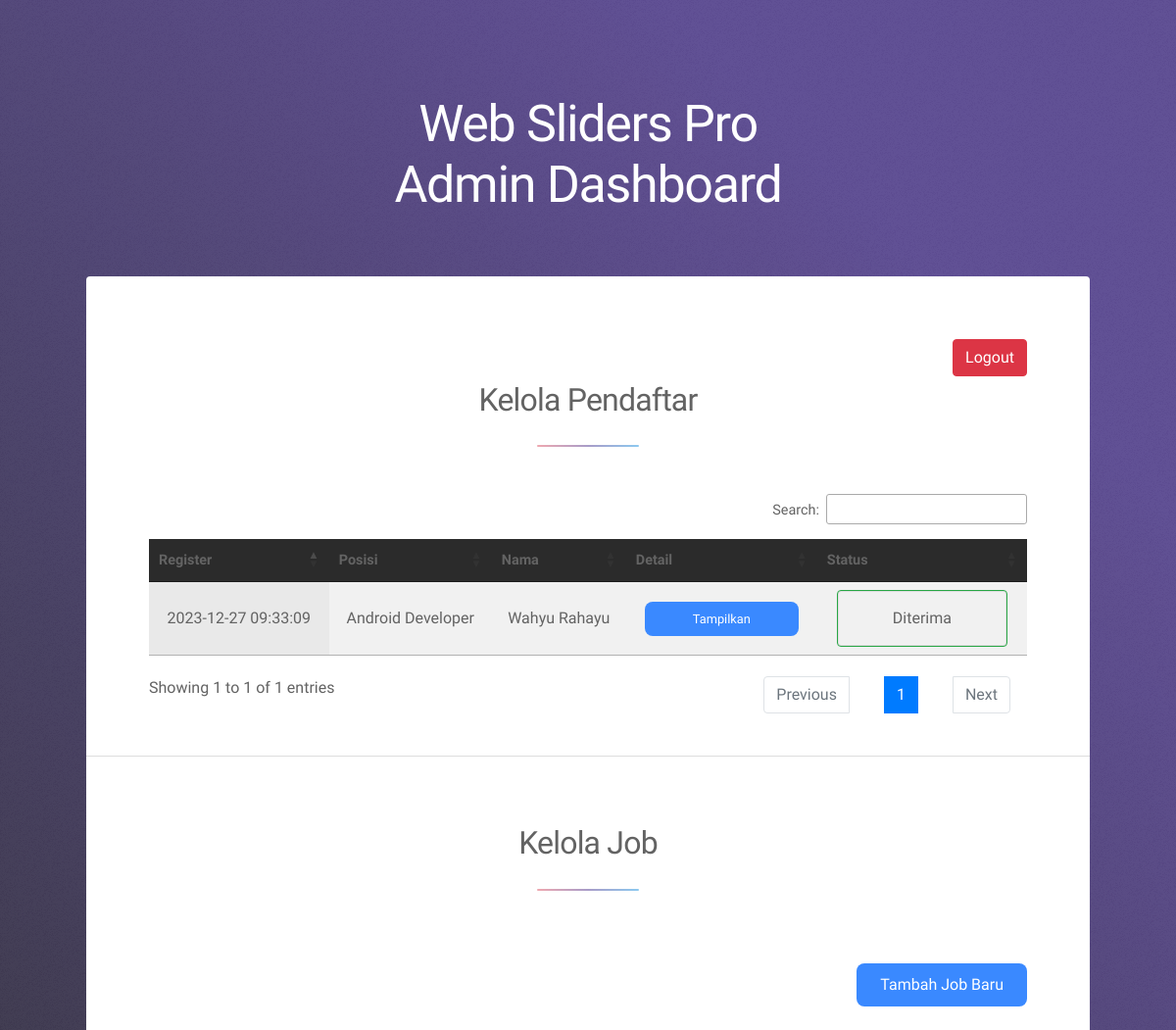
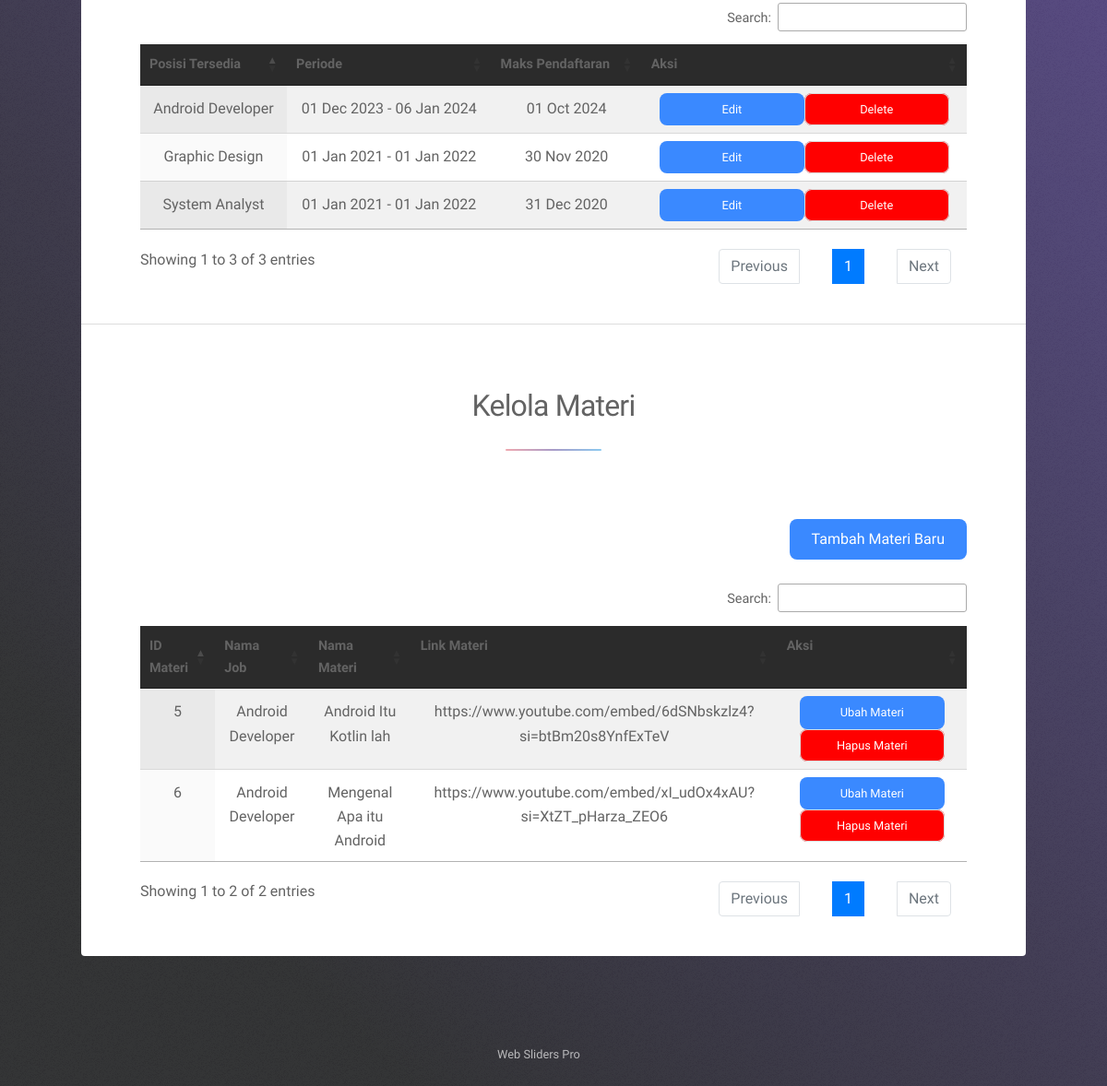
/admin.php (signed in), run on the app's committed database (2 pictures, top to bottom).
### tables this page shows
CREATE TABLE `registrant` (
  `idreg` int(11) NOT NULL,
  `idjob` int(11) NOT NULL,
  `iduser` int(11) NOT NULL,
  `name` varchar(50) NOT NULL,
  `gender` varchar(10) NOT NULL,
  `dob` date NOT NULL,
  `alamat` text NOT NULL,
  `email` varchar(30) NOT NULL,
  `telepon` varchar(15) NOT NULL,
  `motivational` text NOT NULL,
  `linkedin` varchar(30) NOT NULL,
  `portfolio` varchar(30) NOT NULL,
  `date` timestamp NOT NULL DEFAULT current_timestamp(),
  `is_approved` tinyint(1) NOT NULL
);

CREATE TABLE `job` (
  `id` int(11) NOT NULL,
  `jobname` varchar(30) NOT NULL,
  `jobdesc` text NOT NULL,
  `jobstart` date NOT NULL,
  `jobend` date NOT NULL,
  `registerend` date NOT NULL,
  `jobadded` timestamp NOT NULL DEFAULT current_timestamp(),
  `jobloc` text NOT NULL,
  `workingtype` varchar(3) NOT NULL
);

CREATE TABLE `materi` (
  `id_materi` int(11) NOT NULL,
  `id_job` int(11) NOT NULL,
  `nama_materi` varchar(255) NOT NULL,
  `link_materi` varchar(255) NOT NULL
);

### admin.php (the view, shortened to what this page needs)
<?php
require 'backend/koneksi.php';
?>
<!DOCTYPE html>
<html lang="en">
<head>
    <link rel="stylesheet" type="text/css" href="https://cdn.datatables.net/1.10.19/css/jquery.dataTables.min.css">
    <link rel="stylesheet" type="text/css" href="https://cdn.datatables.net/1.10.19/css/jquery.dataTables.css">
    <link rel="stylesheet" type="text/css" href="https://cdn.datatables.net/1.10.18/css/dataTables.bootstrap4.min.css">
    <link rel="stylesheet" type="text/css" href="https://cdn.datatables.net/responsive/2.2.3/css/responsive.bootstrap.min.css">
    <link rel="stylesheet" type="text/css" href="https://cdn.datatables.net/responsive/2.2.3/css/responsive.jqueryui.min.css">
    <link rel="stylesheet" type="text/css" href="https://cdn.datatables.net/buttons/1.5.2/css/buttons.dataTables.min.css">
    <link rel="stylesheet" href="css/bootstrap.min.css">
    <link rel="stylesheet" href="css/style.css">
    <link rel="stylesheet" href="assets/css/main.css" />
</head>
<body class="is-preload">
    <div id="wrapper">
        <header id="header" class="alt">
            <h1>Web Sliders Pro<br> Admin Dashboard</h1>
        </header>
        <div id="main">
            <section id="first" class="main special">
                <div align="right"><a href="logout.php" class="btn btn-danger">Logout</a></div>
                <header class="major">
                    <h2>Kelola Pendaftar</h2>
                </header>
                <table id="table2" class="display" width="100%">
                    <thead style="background-color:#2b2b2b;color:#fff">
                        <tr>
                            <th>Register</th>
                            <th>Posisi</th>
                            <th>Nama</th>
                            <th>Detail</th>
                            <th>Status</th>
                        </tr>
                    </thead>
                    <tbody>
                        <?php
                        $getregistrant = mysqli_query($conn, "select * from registrant r, job j where r.idjob=j.id");
                        while ($reg = mysqli_fetch_array($getregistrant)) {
                            $id = $reg['idreg'];
                            $date = $reg['date'];
                            $posisi = $reg['jobname'];
                            $nama = $reg['name'];
                            $is_approved = $reg['is_approved'];
                        ?>
                            <tr>
                                <td><?= $date; ?></td>
                                <td><?= $posisi; ?></td>
                                <td><?= $nama; ?></td>
                                <td><button type="button" class="button primary small" data-toggle="modal" data-target="#view<?= $id; ?>">Tampilkan</button></td>
                                <form method="post">
                                    <td><button type="submit" onclick="return confirm('Apakah Anda yakin untuk mengubah status dari peserta <?php echo $nama .' dengan ID: '. $id ?>?')" name="is_approved" value="<?= !$is_approved ?>" class="btn <?= ($is_approved == 1) ? 'btn-success' : 'btn-warning' ?>"><?= ($is_approved == 1) ? 'Diterima' : 'Belum Diterima' ?></button></td>
                                </form>
                            </tr>
                        <?php
                        };
                        ?>
                    </tbody>
                </table>
            </section>
            <section class="main special">
                <header class="major">
                    <h2>Kelola Job</h2>
                </header>
                <br>
                <div align="right"><button type="button" class="primary" data-toggle="modal" data-target="#modalTambahJob">Tambah Job Baru</button></div>
                <br>
                <div class="data-tables datatable-dark">
                    <table id="table1" class="display" width="100%">
                        <thead style="background-color:#2b2b2b;color:#fff">
                            <tr>
                                <th>Posisi Tersedia</th>
                                <th>Periode</th>
                                <th>Maks Pendaftaran</th>
                                <th>Aksi</th>
                            </tr>
                        </thead>
                        <tbody>
                            <?php
                            $getdata = mysqli_query($conn, "select * from job");
                            while ($data = mysqli_fetch_array($getdata)) {
                                $idjob = $data['id'];
                                $namajob = $data['jobname'];
                                $mulai = date_format(date_create($data['jobstart']), "d M Y");
                                $selesai = date_format(date_create($data['jobend']), "d M Y");
                                $periode = $mulai . " - " . $selesai;
                                $deadline = date_format(date_create($data['registerend']), "d M Y");
                            ?>
                                <tr>
                                    <form method="post">
                                        <td><?= $namajob; ?></td>
                                        <td><?= $periode; ?></td>
                                        <td><?= $deadline; ?></td>
                                        <td><button type="button" class="button primary small" data-toggle="modal" data-target="#edit<?= $idjob; ?>">Edit</button><button onclick="return confirm('Apakah Anda yakin ingin menghapus Kelas <?php echo $namajob ?>?')" type="submit" class="button small" style="background-color:red;" name="deletejob">
                                                <font color="white">Delete</font>
                                            </button></td>
                                    </form>
                                </tr>
                            <?php
                            };
                            ?>
                        </tbody>
                    </table>
            </section>
            <section class="main special">
                <header class="major">
                    <h2>Kelola Materi</h2>
                </header>
                <br>
                <div align="right"><button type="button" class="primary" data-toggle="modal" data-target="#modalTambahMateri">Tambah Materi Baru</button></div>
                <br>
                <div class="data-tables datatable-dark">
                    <table id="table3" class="display" width="100%">
                        <thead style="background-color:#2b2b2b;color:#fff">
                            <tr>
                                <th>ID Materi</th>
                                <th>Nama Job</th>
                                <th>Nama Materi</th>
                                <th>Link Materi</th>
                                <th>Aksi</th>
                            </tr>
                        </thead>
                        <tbody>
                            <?php
                            $getdata = mysqli_query($conn, "select materi.id_materi as id_materi, materi.nama_materi as nama_materi, materi.link_materi as link_materi, job.id as id_job, job.jobname as job_name from materi join job on materi.id_job=job.id");
                            while ($data = mysqli_fetch_array($getdata)) {
                                $id_materi = $data['id_materi'];
                                $job_name = $data['job_name'];
                                $nama_materi = $data['nama_materi'];
                                $link_materi = $data['link_materi'];
                            ?>
                                <tr>
                                    <form method="post">
                                        <td><?= $id_materi; ?></td>
                                        <td><?= $job_name; ?></td>
                                        <td><?= $nama_materi; ?></td>
                                        <td><?= $link_materi; ?></td>
                                        <td><button type="button" class="button primary small" data-toggle="modal" data-target="#edit_materi_<?= $id_materi; ?>">Ubah Materi</button><button onclick="return confirm('Apakah Anda yakin ingin menghapus Materi <?php echo $nama_materi ?>?')" type="submit" class="button small" style="background-color:red;" name="delete_materi">
                                                <font color="white">Hapus Materi</font>
                                            </button></td>
                                    </form>
                                </tr>
                            <?php
                            };
                            ?>
                        </tbody>
                    </table>
            </section>
        </div>
        <footer id="footer">
            <p class="copyright">Web Sliders Pro</p>
        </footer>
    </div>
</body>
</html>

### css/style.css (style rules this page uses)
h1 { font-family: "Lobster", serif; }
a { text-decoration: none; }

### data on the page
registrant: date "2023-12-27 09:33:09", idjob.jobname "Android Developer", name "Wahyu Rahayu", is_approved "Diterima"
job: jobname "Graphic Design", periode "01 Jan 2021 - 01 Jan 2022", registerend "30 Nov 2020"
job: jobname "System Analyst", periode "01 Jan 2021 - 01 Jan 2022", registerend "31 Dec 2020"
job: jobname "Android Developer", periode "01 Dec 2023 - 06 Jan 2024", registerend "01 Oct 2024"
materi: id_materi "5", id_job.jobname "Android Developer", nama_materi "Android Itu Kotlin lah", link_materi "https://www.youtube.com/embed/6dSNbskzlz4?si=btBm20s8YnfExTeV"
materi: id_materi "6", id_job.jobname "Android Developer", nama_materi "Mengenal Apa itu Android", link_materi "https://www.youtube.com/embed/xI_udOx4xAU?si=XtZT_pHarza_ZEO6"
